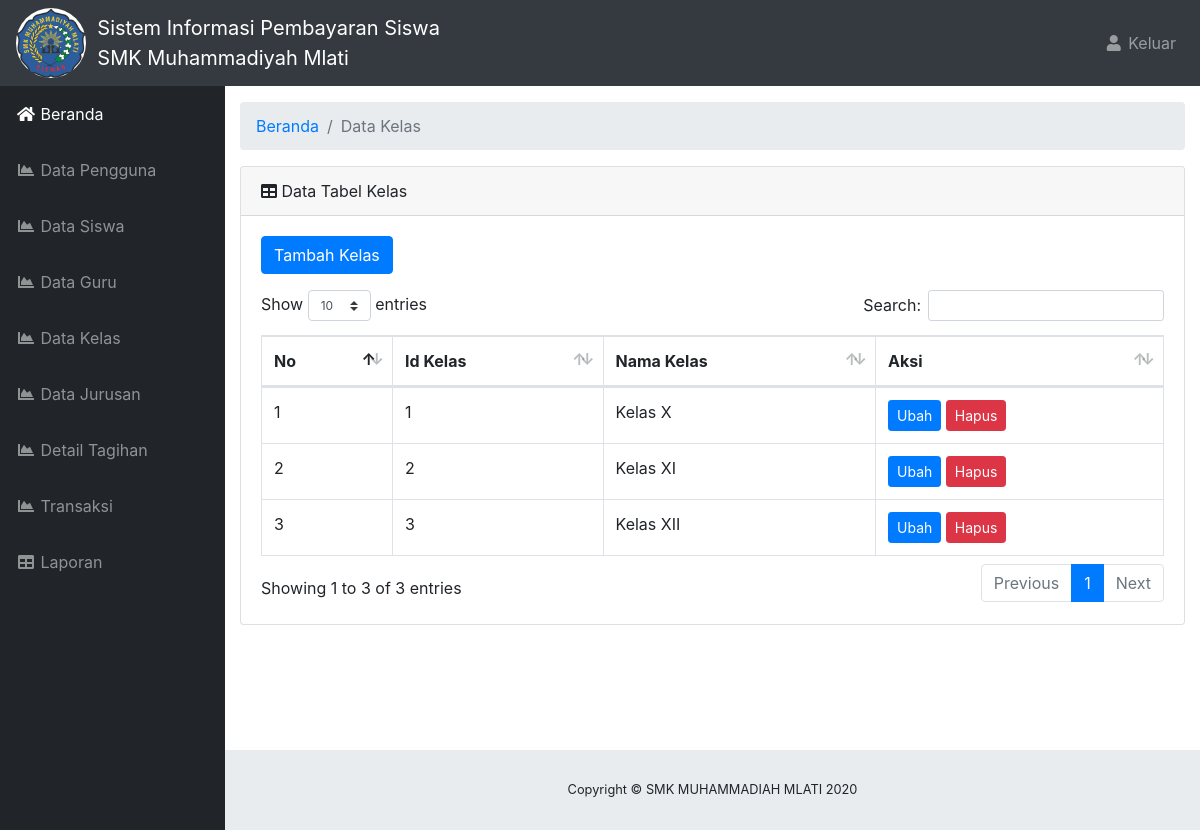
Screenshot of /beranda.php?halaman=admindatakelas (signed in) with the database file from the repository.
### tables this page shows
CREATE TABLE `tb_kelas` (
  `id_kelas` int(11) NOT NULL,
  `nama_kelas` varchar(20) NOT NULL
);

### aplikasi/admin/datakelas/data_kelas.php (the view, shortened to what this page needs)
  <div id="content-wrapper">
    <div class="container-fluid">
      <ol class="breadcrumb">
        <li class="breadcrumb-item">
          <a href="beranda.php">Beranda</a>
        </li>
        <li class="breadcrumb-item active">Data Kelas</li>
      </ol>
      <div class="card mb-3">
        <div class="card-header">
          <i class="fas fa-table"></i>
          Data Tabel Kelas</div>
        <div class="card-body">
          <form class="form-group">
          <a class="btn btn-primary" href="beranda.php?halaman=tambahkelas">Tambah Kelas</a>
          </form>
          <div class="table-responsive">
            <table class="table table-bordered" id="dataTable" width="100%" cellspacing="0">
              <thead>
                <tr>
                  <th>No</th>
                  <th>Id Kelas</th>
                  <th>Nama Kelas</th>
                  <th>Aksi</th>
                </tr>
              </thead>
              <tbody>
              <?php
              $no=1;
              $Querytampil = mysqli_query($konek,"SELECT * FROM tb_kelas");
              while ($tampiltabel  = mysqli_fetch_array($Querytampil)) {
              $varId_Kelas      = $tampiltabel['id_kelas'];
              $varNamaKelas     = $tampiltabel['nama_kelas'];
              ?>
              <tr>
                <td><?php echo $no ?></td>
                <td><?php echo $varId_Kelas ?></td>
                <td><?php echo $varNamaKelas ?></td>
                <td>
                    <a class="btn btn-primary btn-sm" href="beranda.php?halaman=ubahkelas&id=<?php echo $varId_Kelas ?>">Ubah</a>
                    <a class="btn btn-danger btn-sm" href="beranda.php?halaman=admindatakelas&id=<?php echo $varId_Kelas ?>">Hapus</a>
                </td>
              </tr>
              <?php
              $no++;}
              ?>
              </tbody>
            </table>
          </div>
        </div>
      </div>
    </div>
  </div>
</div>

### css/sb-admin.css (style rules this page uses)
html { position: relative; min-height: 100%; }
body { height: 100%; }
#wrapper #content-wrapper { overflow-x: hidden; width: 100%; padding-top: 1rem; padding-bottom: 80px; }
:root { --input-padding-x: 0.75rem; --input-padding-y: 0.75rem; }

### rows the page displays
tb_kelas: id_kelas "1", nama_kelas "Kelas X"
tb_kelas: id_kelas "2", nama_kelas "Kelas XI"
tb_kelas: id_kelas "3", nama_kelas "Kelas XII"
